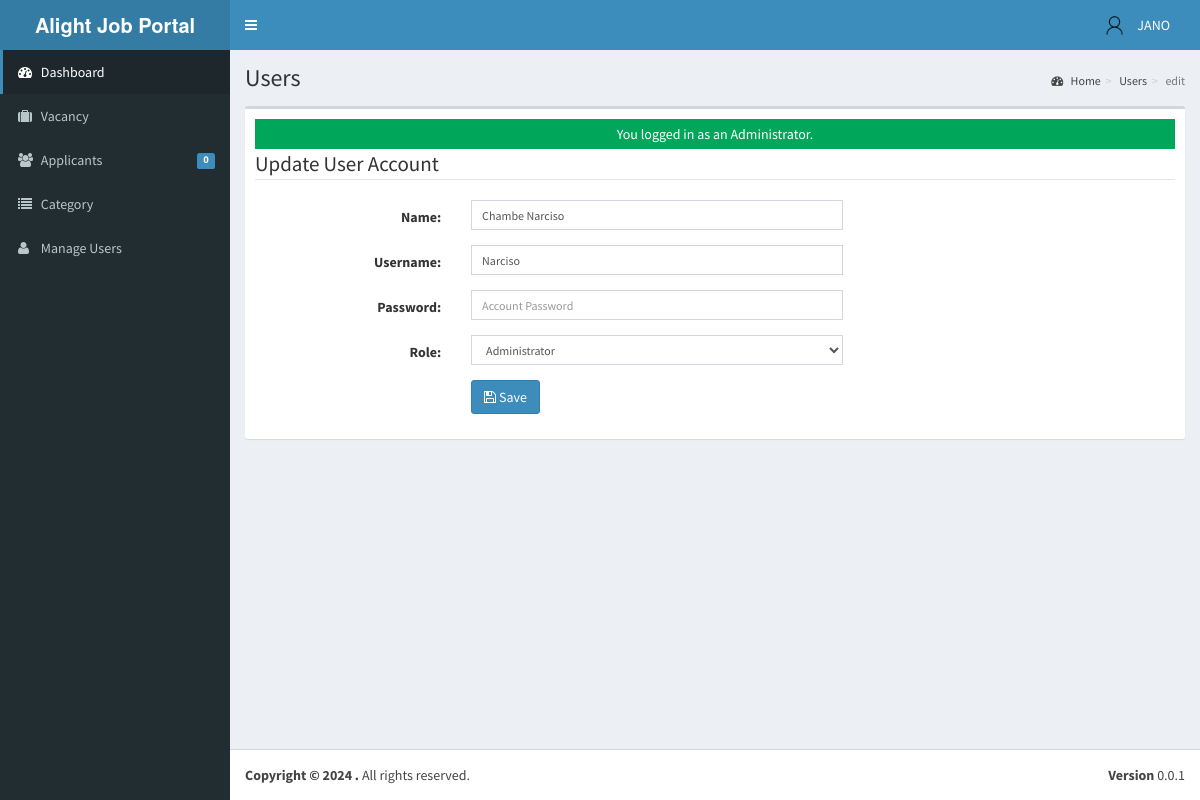
/admin/user/index.php?view=edit&id=2018001 (signed in), run on an earlier commit of the app's database.
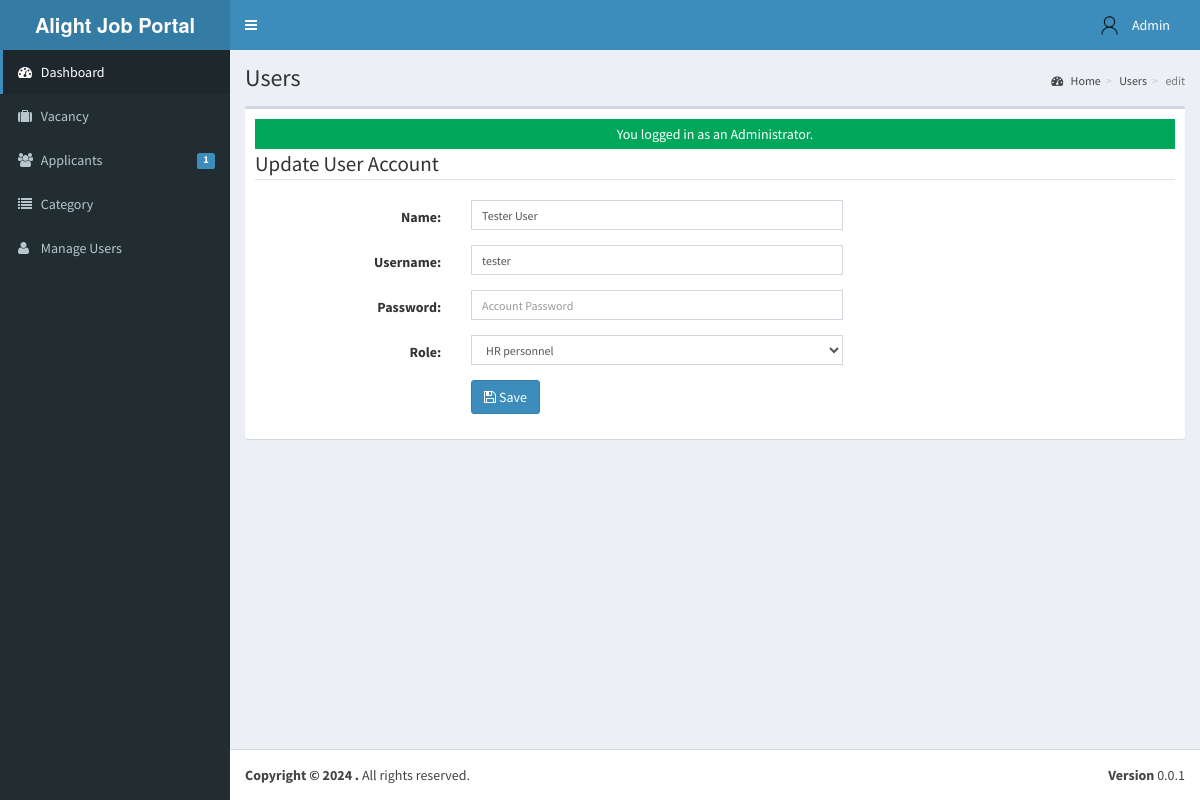
And on a later commit of the database.
### tables this page shows
CREATE TABLE `tblusers` (
  `USERID` varchar(30) NOT NULL,
  `FULLNAME` varchar(40) NOT NULL,
  `USERNAME` varchar(90) NOT NULL,
  `PASS` varchar(90) NOT NULL,
  `ROLE` varchar(30) NOT NULL,
  `PICLOCATION` varchar(255) NOT NULL
);

### admin/user/index.php (called while the page is built, shortened)
<?php
require_once("../../include/initialize.php");
 $title="Users";
require_once ("../theme/templates.php");
?>

### include/database.php (called while the page is built, shortened)
<?php
class Database {
	var $query = '';
	public $conn;
	public function open_connection() {
		try {
		$this->conn = new PDO("mysql:host=".server.";dbname=".database_name. "", user,pass);
		$this->conn->setAttribute(PDO::ATTR_ERRMODE, PDO::ERRMODE_EXCEPTION);
		}catch(PDOException $e){
			echo "Problem in database connection! Contact administrator!". $e->getMessage();
		}
	}
	function setQuery($sql='') {
		try {
		   $this->sql_string=$sql;
			$this->query = $this->conn->prepare($this->sql_string);
			$this->query->execute();
		  } catch (PDOException $e) {
		    echo "Failed to get query handle: " . $e->getMessage() . "\n";
		    exit;
		  }
	}
	function loadSingleResult() {
		$results = $this->query->fetch(PDO::FETCH_OBJ);
		return $results;
	}
}
$mydb = new Database();
?>

### include/accounts.php (called while the page is built, shortened)
<?php
require_once(LIB_PATH.DS.'database.php');
class User {
	protected static  $tblname = "tblusers";
	function single_user($id=""){
			global $mydb;
			$mydb->setQuery("SELECT * FROM ".self::$tblname."
				Where USERID= '{$id}' LIMIT 1");
			$cur = $mydb->loadSingleResult();
			return $cur;
	}
}
?>

### include/function.php (called while the page is built, shortened)
<?php
function currentpage(){
		$this_page = $_SERVER['SCRIPT_NAME'];
	    $bits = explode('/',$this_page);
		 return $bits[3];
	}
		?>

### admin/user/edit.php (the view, shortened to what the changed rows need)
<?php
  @$USERID = $_GET['id'];
  $user = New User();
  $singleuser = $user->single_user($USERID);
?>
 <form class="form-horizontal span6" action="controller.php?action=edit" method="POST">
          <fieldset>
                  <div class="form-group">
                    <div class="col-md-8">
                      <div class="col-md-8">
                         <input class="form-control input-sm" id="U_NAME" name="U_NAME" placeholder=
                            "Account Name" type="text" value="<?php echo $singleuser->FULLNAME; ?>">
                      </div>
                    </div>
                  </div>
                  <div class="form-group">
                    <div class="col-md-8">
                      <div class="col-md-8">
                         <input class="form-control input-sm" id="U_USERNAME" name="U_USERNAME" placeholder=
                            "Email Address" type="text" value="<?php echo $singleuser->USERNAME; ?>">
                      </div>
                    </div>
                  </div>
                  <div class="form-group">
                    <div class="col-md-8">
                      <div class="col-md-8">
                       <select class="form-control input-sm" name="U_ROLE" id="U_ROLE">
                          <option value="Administrator"  <?php echo ($singleuser->ROLE=='Administrator') ? 'selected="true"': '' ; ?>>Administrator</option>
                          <option value="HR personnel" <?php echo ($singleuser->ROLE=='HR personnel') ? 'selected="true"': '' ; ?>>HR personnel</option>
                        </select>
                      </div>
                    </div>
                  </div>
          </fieldset>
        </form>
        </div>

### admin/theme/templates.php (shortened to what the changed rows need)
<!DOCTYPE html>
<html>
    <head>
        <link rel="stylesheet" href="<?php echo web_root;?>bootstrap/css/bootstrap.min.css">
        <link rel="stylesheet" href="<?php echo web_root;?>plugins/font-awesome/css/font-awesome.min.css">
        <link rel="stylesheet" href="<?php echo web_root;?>dist/css/AdminLTE.min.css">
        <link rel="stylesheet" href="<?php echo web_root;?>dist/css/skins/_all-skins.min.css">
        <link rel="stylesheet" href="<?php echo web_root;?>plugins/iCheck/flat/blue.css">
        <link rel="stylesheet" href="<?php echo web_root;?>plugins/morris/morris.css">
        <link rel="stylesheet" href="<?php echo web_root;?>plugins/jvectormap/jquery-jvectormap-1.2.2.css">
        <link href="<?php echo web_root; ?>plugins/datepicker/bootstrap-datetimepicker.min.css" rel="stylesheet" media="screen">
        <link rel="stylesheet" href="<?php echo web_root;?>plugins/dataTables/jquery.dataTables.min.css">
        <link rel="stylesheet" href="<?php echo web_root;?>plugins/bootstrap-wysihtml5/bootstrap3-wysihtml5.min.css">
    </head>
 <body class="hold-transition skin-blue fixed sidebar-mini">
<div class="wrapper">
  <header class="main-header">
    <nav class="navbar navbar-static-top" role="navigation">
      <div class="navbar-custom-menu">
        <ul class="nav navbar-nav">
          <?php
              $user = New User();
              $singleuser = $user->single_user($_SESSION['ADMIN_USERID']);
          ?>
          <li class="dropdown user user-menu" style="padding-right: 15px;"  >
            <a href="#" class="dropdown-toggle" data-toggle="dropdown">
              <img src="<?php echo web_root.'admin/user/photos/user.png';?>" class="user-image" alt="User Image">
              <span class="hidden-xs"><?php echo $singleuser->FULLNAME; ?></span>
            </a>
          </li>
        </ul>
      </div>
    </nav>
  </header>
  <aside class="main-sidebar">
    <section class="sidebar">
      <ul class="sidebar-menu">
        <li class="<?php echo (currentpage() == 'applicants') ? "active" : false;?>" >
          <a href="<?php echo web_root ;?>admin/applicants/">
            <i class="fa fa-users"></i> <span>Applicants</span>
            <span class="label label-primary pull-right">
              <?php
                $sql = "SELECT count(*) as 'APPL' FROM `tbljobregistration` WHERE `PENDINGAPPLICATION`=1";
                $mydb->setQuery($sql);
                $pending = $mydb->loadSingleResult();
                echo $pending->APPL;
              ?>
            </span>
          </a>
        </li>
      </ul>
    </section>
  </aside>
  <div class="content-wrapper">
  <section class="content-header">
      <h1>
        <?php echo isset($title) ? $title : ''; ?>
      </h1>
    </section>
         <section class="content">
          <div class="row">
            <div class="col-xs-12">
              <div class="box">
                <div class="box-body">
              <?php
               require_once $content;
               ?>
             </div>
             </div>
           </div>
         </div>
 </div>
    </body>
</html>

What changed in the data, as far as the page shows it:
changed tblusers: FULLNAME "JANO" → "Admin"
changed tblusers: U_NAME "Chambe Narciso" → "Tester User"; U_USERNAME "Narciso" → "tester"; U_ROLE (not shown) → "HR personnel"
Also different on the page:
$pending->APPL: "0" → "1"
form field U_ROLE: "Administrator" → (not shown)
